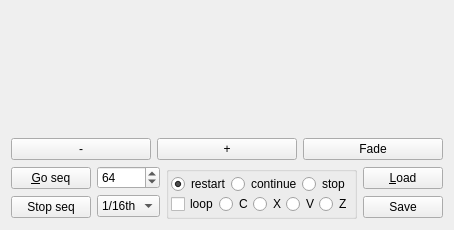
     <widget class="QWidget" name="scramblerTab">
      <attribute name="title">
       <string>Scra&amp;mbler</string>
      </attribute>
      <layout class="QGridLayout" name="gridLayout_3">
       <item row="0" column="0">
        <layout class="QVBoxLayout" name="verticalLayout_20">
         <item>
          <layout class="QVBoxLayout">
           <property name="spacing">
            <number>3</number>
           </property>
           <property name="margin">
            <number>0</number>
           </property>
           <item>
            <widget class="QLabel" name="mapin">
             <property name="sizePolicy">
              <sizepolicy hsizetype="Preferred" vsizetype="Expanding">
               <horstretch>0</horstretch>
               <verstretch>0</verstretch>
              </sizepolicy>
             </property>
             <property name="minimumSize">
              <size>
               <width>0</width>
               <height>28</height>
              </size>
             </property>
             <property name="toolTip">
              <string>This is the input map. Every color represents a segment of the audio stream. The length of one segment is determined by the notelength.</string>
             </property>
             <property name="scaledContents">
              <bool>true</bool>
             </property>
             <property name="wordWrap">
              <bool>false</bool>
             </property>
            </widget>
           </item>
           <item>
            <widget class="QLabel" name="mapout">
             <property name="sizePolicy">
              <sizepolicy hsizetype="Preferred" vsizetype="Expanding">
               <horstretch>0</horstretch>
               <verstretch>0</verstretch>
              </sizepolicy>
             </property>
             <property name="minimumSize">
              <size>
               <width>0</width>
               <height>28</height>
              </size>
             </property>
             <property name="toolTip">
              <string>The is the ouput sequency. The colors are the same as in the input track above. The order can be modified by selecting sgements in the input track and then placing them here.</string>
             </property>
             <property name="scaledContents">
              <bool>true</bool>
             </property>
             <property name="wordWrap">
              <bool>false</bool>
             </property>
            </widget>
           </item>
           <item>
            <widget class="QLabel" name="mapspeed">
             <property name="sizePolicy">
              <sizepolicy hsizetype="Preferred" vsizetype="Expanding">
               <horstretch>0</horstretch>
               <verstretch>0</verstretch>
              </sizepolicy>
             </property>
             <property name="minimumSize">
              <size>
               <width>0</width>
               <height>28</height>
              </size>
             </property>
             <property name="scaledContents">
              <bool>true</bool>
             </property>
             <property name="wordWrap">
              <bool>false</bool>
             </property>
            </widget>
           </item>
           <item>
            <widget class="QLabel" name="mapvolume">
             <property name="sizePolicy">
              <sizepolicy hsizetype="Preferred" vsizetype="Expanding">
               <horstretch>0</horstretch>
               <verstretch>0</verstretch>
              </sizepolicy>
             </property>
             <property name="minimumSize">
              <size>
               <width>0</width>
               <height>28</height>
              </size>
             </property>
             <property name="scaledContents">
              <bool>true</bool>
             </property>
             <property name="wordWrap">
              <bool>false</bool>
             </property>
            </widget>
           </item>
          </layout>
         </item>
         <item>
          <layout class="QHBoxLayout" name="horizontalLayout_10">
           <item>
            <widget class="QPushButton" name="pushButton49">
             <property name="text">
              <string>-</string>
             </property>
             <property name="shortcut">
              <string>-</string>
             </property>
            </widget>
           </item>
           <item>
            <widget class="QPushButton" name="pushButton50_2">
             <property name="text">
              <string>+</string>
             </property>
             <property name="shortcut">
              <string>+</string>
             </property>
            </widget>
           </item>
           <item>
            <widget class="QPushButton" name="pushButton51">
             <property name="text">
              <string>Fade</string>
             </property>
             <property name="shortcut">
              <string>0</string>
             </property>
            </widget>
           </item>
          </layout>
         </item>
         <item>
          <layout class="QHBoxLayout" name="horizontalLayout_11">
           <item>
            <layout class="QVBoxLayout" name="verticalLayout_17">
             <item>
              <widget class="QPushButton" name="pushButton50">
               <property name="sizePolicy">
                <sizepolicy hsizetype="Minimum" vsizetype="Fixed">
                 <horstretch>0</horstretch>
                 <verstretch>0</verstretch>
                </sizepolicy>
               </property>
               <property name="text">
                <string>&amp;Go seq</string>
               </property>
               <property name="shortcut">
                <string>G</string>
               </property>
              </widget>
             </item>
             <item>
              <widget class="QPushButton" name="pushButton77">
               <property name="text">
                <string>Stop seq</string>
               </property>
              </widget>
             </item>
            </layout>
           </item>
           <item>
            <layout class="QVBoxLayout" name="verticalLayout_18">
             <item>
              <widget class="QSpinBox" name="mapout_length">
               <property name="sizePolicy">
                <sizepolicy hsizetype="Minimum" vsizetype="Fixed">
                 <horstretch>0</horstretch>
                 <verstretch>0</verstretch>
                </sizepolicy>
               </property>
               <property name="focusPolicy">
                <enum>Qt::NoFocus</enum>
               </property>
               <property name="toolTip">
                <string>The number of output segments in the output track</string>
               </property>
               <property name="minimum">
                <number>1</number>
               </property>
               <property name="maximum">
                <number>256</number>
               </property>
               <property name="singleStep">
                <number>1</number>
               </property>
               <property name="value">
                <number>64</number>
               </property>
              </widget>
             </item>
             <item>
              <widget class="QComboBox" name="mapping_scale">
               <property name="sizePolicy">
                <sizepolicy hsizetype="Maximum" vsizetype="Fixed">
                 <horstretch>0</horstretch>
                 <verstretch>0</verstretch>
                </sizepolicy>
               </property>
               <property name="focusPolicy">
                <enum>Qt::WheelFocus</enum>
               </property>
               <property name="editable">
                <bool>false</bool>
               </property>
               <property name="currentIndex">
                <number>2</number>
               </property>
               <property name="duplicatesEnabled">
                <bool>false</bool>
               </property>
               <item>
                <property name="text">
                 <string>1/64th</string>
                </property>
               </item>
               <item>
                <property name="text">
                 <string>1/32th</string>
                </property>
               </item>
               <item>
                <property name="text">
                 <string>1/16th</string>
                </property>
               </item>
               <item>
                <property name="text">
                 <string>1/8th</string>
                </property>
               </item>
               <item>
                <property name="text">
                 <string>1/4th</string>
                </property>
               </item>
              </widget>
             </item>
            </layout>
           </item>
           <item>
            <layout class="QHBoxLayout" name="horizontalLayout_4">
             <item>
              <widget class="QGroupBox" name="groupBox">
               <property name="title">
                <string/>
               </property>
               <layout class="QGridLayout" name="gridLayout_20">
                <property name="horizontalSpacing">
                 <number>2</number>
                </property>
                <property name="verticalSpacing">
                 <number>0</number>
                </property>
                <property name="margin">
                 <number>2</number>
                </property>
                <item row="0" column="4">
                 <layout class="QHBoxLayout" name="horizontalLayout_9">
                  <item>
                   <widget class="QRadioButton" name="atend_restart">
                    <property name="text">
                     <string>restart</string>
                    </property>
                    <property name="checked">
                     <bool>true</bool>
                    </property>
                   </widget>
                  </item>
                  <item>
                   <widget class="QRadioButton" name="atend_continue">
                    <property name="text">
                     <string>continue</string>
                    </property>
                    <property name="checked">
                     <bool>false</bool>
                    </property>
                   </widget>
                  </item>
                  <item>
                   <widget class="QRadioButton" name="atend_stop">
                    <property name="text">
                     <string>stop</string>
                    </property>
                   </widget>
                  </item>
                 </layout>
                </item>
                <item row="1" column="4">
                 <layout class="QHBoxLayout" name="horizontalLayout_12">
                  <item>
                   <widget class="QCheckBox" name="atend_loop">
                    <property name="text">
                     <string>loop</string>
                    </property>
                    <property name="shortcut">
                     <string>Space</string>
                    </property>
                   </widget>
                  </item>
                  <item>
                   <widget class="QRadioButton" name="atend_c">
                    <property name="text">
                     <string>C</string>
                    </property>
                   </widget>
                  </item>
                  <item>
                   <widget class="QRadioButton" name="atend_x">
                    <property name="text">
                     <string>X</string>
                    </property>
                   </widget>
                  </item>
                  <item>
                   <widget class="QRadioButton" name="atend_v">
                    <property name="text">
                     <string>V</string>
                    </property>
                   </widget>
                  </item>
                  <item>
                   <widget class="QRadioButton" name="atend_z">
                    <property name="text">
                     <string>Z</string>
                    </property>
                   </widget>
                  </item>
                 </layout>
                </item>
               </layout>
              </widget>
             </item>
            </layout>
           </item>
           <item>
            <layout class="QVBoxLayout" name="verticalLayout_19">
             <item>
              <widget class="QPushButton" name="pushButton48">
               <property name="text">
                <string>&amp;Load</string>
               </property>
              </widget>
             </item>
             <item>
              <widget class="QPushButton" name="pushButton47">
               <property name="text">
                <string>Save</string>
               </property>
               <property name="shortcut">
                <string/>
               </property>
              </widget>
             </item>
            </layout>
           </item>
          </layout>
         </item>
        </layout>
       </item>
      </layout>
     </widget>
